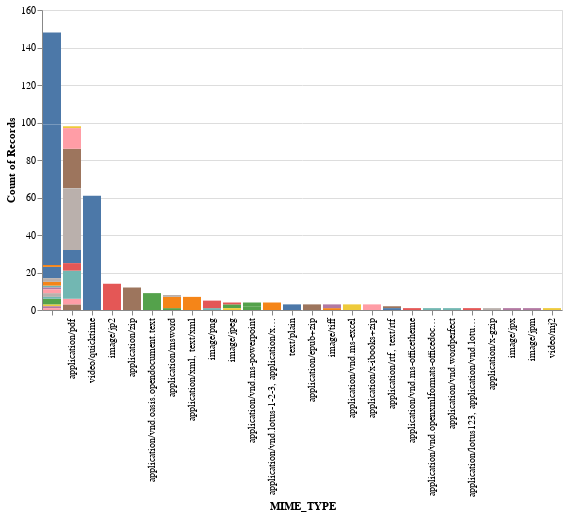

Write notebook code for a chart like this one.
### Markdown cell above
Alternatively, we can group together the different MIME types, and use the colours to show the various PUIDs associated with each...

### Code cell
alt.Chart(df).mark_bar().encode(
    x=alt.X('MIME_TYPE', sort='-y'),
    y='count()',
    color=alt.Color('PUID', legend=None),
    tooltip=['TYPE','MIME_TYPE', 'PUID', 'FORMAT_NAME', 'FORMAT_VERSION', 'count()']
).interactive()

### Figure 1 — Vega-Lite specification as saved in the notebook (floating-point values rounded to 4 significant figures; data arrays with more than 128 entries replaced by an {"elided": "..."} marker saying what was removed)
{"config": {"view": {"continuousWidth": 400, "continuousHeight": 300}}, "data": {"name": "data-ddd9b3fb090b13ac08a5c39eb08d878b"}, "mark": "bar", "encoding": {"color": {"type": "nominal", "field": "PUID", "legend": null}, "tooltip": [{"type": "nominal", "field": "TYPE"}, {"type": "nominal", "field": "MIME_TYPE"}, {"type": "nominal", "field": "PUID"}, {"type": "nominal", "field": "FORMAT_NAME"}, {"type": "nominal", "field": "FORMAT_VERSION"}, {"type": "quantitative", "aggregate": "count"}], "x": {"type": "nominal", "field": "MIME_TYPE", "sort": "-y"}, "y": {"type": "quantitative", "aggregate": "count"}}, "selection": {"selector023": {"type": "interval", "bind": "scales", "encodings": ["x", "y"]}}, "$schema": "https://vega.github.io/schema/vega-lite/v4.8.1.json", "datasets": {"data-ddd9b3fb090b13ac08a5c39eb08d878b": {"elided": "399 records"}}}
